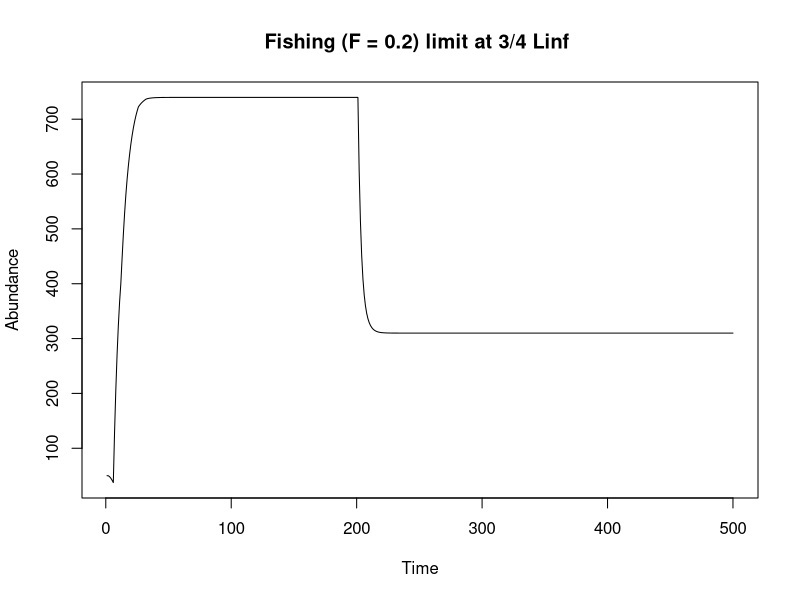
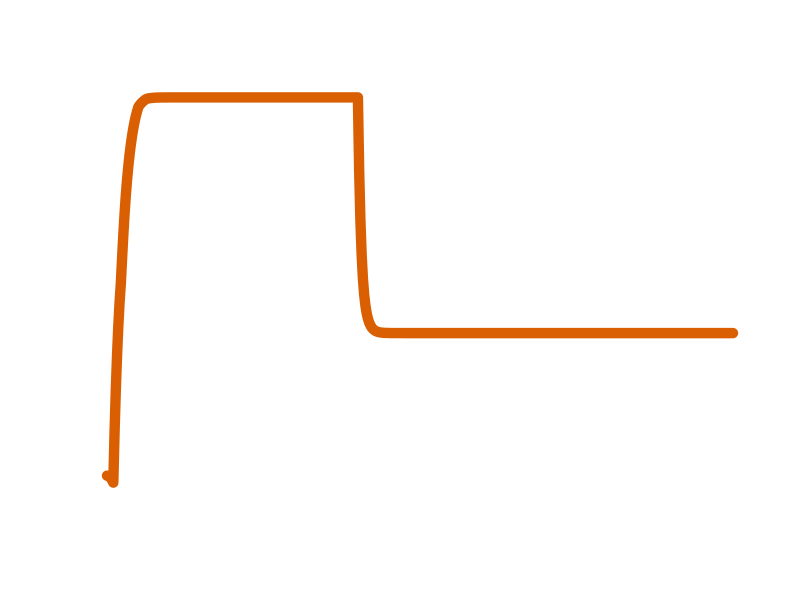

Write the R code that produced these figures, in order.
##########################
# PLETHODON SALAMANDER PROJECTIONS

rm(list=ls(all=TRUE))
library(reshape)
#library(ggplot2)
library(plyr)
library(fields)

#Model parameters:
Npop=10  #initial pop size (not important)
Tmax=500 #max years
Tfishing=200 #when we start fishing
Trecovery=500 #stop fishing 

fishatmat=F # this switches which type of fishing (and graphing) we choose. If true, it graphs all life history graphs and age-selective fishing

#Life history parameters      	
recruitsize=1
Amax=25 #max age
amat=6 #age at maturation - this varies depending on the matration function chosen

Linf=5.5 #max size
k=.3   # Growth function param
fishingsize = .75*Linf #size-selective fishery threshold size 


M=0.18   #natural mortality coef  

c=7.49   #egg slope 
d=-23.6   #egg intercept

N0 = 100*Linf  # intitial number of eggs     
alpha = 3         # BH recruitment

q=1 #maturation ogive steepness (1 = very steep)

mu_f=0.2 #fishing mortality
harvest=c(0, mu_f)  

fishB=rep(0, length(harvest))
fishY=rep(0, length(harvest))
fishP=rep(0, length(harvest))
Recruits=rep(0, length(harvest))


#set up matrices
N=matrix(nrow=Amax, ncol=Tmax, data=0)

L=matrix(nrow=Amax, ncol=1, data=1)
mu=matrix(nrow=Amax, ncol=1, data=0)
E=matrix(nrow=Amax, ncol=Tmax, data=0)
S=matrix(nrow=1, ncol=Tmax, data=0)
P=matrix(nrow=1, ncol=Tmax)
B=matrix(nrow=1, ncol=Tmax)
Y=matrix(nrow=1, ncol=Tmax) 

#set up vectors to hold age-specific variables 
Pmale=rep(0, Amax) #probability of sex change
fert=rep(0, Tmax) #fert probability
pmat=rep(0, Amax) #maturation probability
eggs=rep(0, Amax) #fecundity
mu=rep(0, Amax) #natural mortality
select=rep(0, Amax) #fishery selectivity

N[1:10, 1]=Npop #initial population size
L[1]=recruitsize #larval size at recruitment



#First: Define the age-specific growth, 

for (a in 1:(Amax-1)) {
  
  #VBGE
  L[a+1]= Linf*(1-exp(-k)) + (L[a])*exp(-k) #length at age
  
}#end 1st age loop


# Second: define age-specific mortality and maturation, and fecundity

for (a in 1:(Amax)) {
  
  #natural mortality
  mu[a]= 1-(1/(1+Linf/L[a]*(exp(k)-1)))^(M/k)  #natural mortality function of Length
  
  #maturation ogive
  pmat[a]=ifelse( a < amat, 0, 1)     #knife edge maturation
  
  #FECUNDITY
  eggs[a]= c*L[a] + d #fecundity is a function of individual mass-at-age 
  
} #end 2nd age loop


#Third: define fishing selectivity    
for (a in 1:(Amax)) {
  #JUST AFTER AGE AT MATURATION
  if(fishatmat==1) {
    select[a] = ifelse( a < amat+1, 0, 1)  #knife edge gear selectivity right after maturation  
  } else {
    #JUST AFTER SIZE AT MATURATION
    #select[a]= ifelse( L[a] < (Lmat), 0, 1)  #gear selectivity same for all fish > maturation
    ##SIZE THRESHOLD
    select[a] = ifelse(L[a]< fishingsize, 0, 1)     
  }
} #end 3rd age loop


#Now for these age specific rates, simulate pop dynamics through time       
for(t in 1:(Tmax-1)) {
  
  
  E[,t]=N[, t]*pmat*eggs  #assuming spawning occurs between 1 t and the next
  
  P[t]= sum(E[,t])  #assuming fertilization is 100%
  
  beta= (alpha*P[t]-1)/(N0*P[t])  
  
  N[1,t+1]= alpha*P[t]/(1+beta*P[t]) #this is the N_0 class that is born and enters in the next time step.. 
  
  for (age in 1:(Amax-1)) {
    
    Fishing= if (Tfishing < t & Trecovery > t) {
      Fishing = select[age]*mu_f } else {
        Fishing = 0
      }
    
    N[age+1,t+1] = N[age, t]*exp(-mu[age]-Fishing)
    B[t]=sum(N[,t])
    Y[t]=sum((N[,t]) * (1-exp(-mu[age]-Fishing)) *(Fishing/(mu[age]+Fishing)))
    
    
    #assuming mortality happens after spawning
    
  } #end second age loop
  
} #end t loop

sums=colSums(N[amat:Amax,]) #calculate spawning popsize at each time


LEP_unfished=sum(E[,Tfishing-2])
LEP_fished=sum(E[,Tfishing+10])
SPR=LEP_fished/LEP_unfished

if(fishatmat==1) {
  
  quartz()
  par(mfrow=c(3,2))
  
  plot(1:Amax, L, type="l", main="von Bert growth", ylab="Size", xlab="Age")
  legend("bottomright", legend=c( paste("Linf = ", Linf), paste("von Bert k = ", k)))
  
  plot(1:(Amax-1), eggs[-Amax]*pmat[-Amax], type="l", main="Age-specific Fecundity", ylab="Number of female progeny", xlab= "Age")
  legend("bottomright", legend=c(paste("50% mature at age", amat)))
  
  
  P_= 1:N0
  R=alpha*P_/(1+beta*P_)
  plot(P_, R, type="l", main="Beverton Holt Recruitment", xlab="Eggs(t)", ylab="Recruits(t+1)")
  legend("bottomright", legend=c(paste("alpha = ", round(alpha,6)), paste("beta = ", round(beta, 6))))
  
  
  
  plot(sums[1:(Tmax-1)], N[amat,2:Tmax], main="Stock Recruitment Curve", xlab="Spawners", ylab="1st time spawners", type="l", lwd=1.5)
  #abline(coef=c(0,1),  lwd=.5)
  
  legend("bottomright", legend=c(paste("M = ", kappa)))
  
  
  plot(1:Tmax, sums, type="l", main = "Fishing (F = 0.2) one year after maturity", xlab="Time", ylab="Abundance")
  legend("bottomright", legend=c( paste("Fishing mature fish only: SPR = ", round(SPR, 2))))
} else {
  
  plot(1:Tmax, sums, type="l", main = "Fishing (F = 0.2) limit at 3/4 Linf ", xlab="Time", ylab="Abundance")
  #legend("bottomright", legend=c( paste("Fishing based on size: SPR = ", round(SPR, 2))))
  
  
}



par(bg=NA)
plot(1:Tmax, sums, type="l", lwd = 10, col = "#d95f02", axes = F, xlab="", ylab="")

dev.copy(png,'salamander.png')
dev.off()
